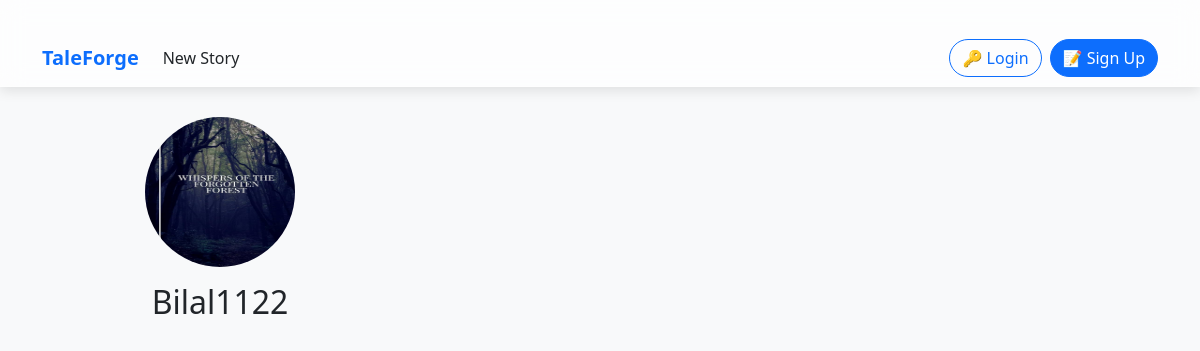
/accounts/profile/6/, run on the app's committed database.
### accounts/models.py (models this page shows, shortened)
class CustomUser(AbstractUser):
    bio = models.TextField(max_length=500, blank=True)
    avatar = models.ImageField(upload_to='avatars/', blank=True, null=True)
    is_moderator = models.BooleanField(default=False)

### accounts/views.py (the view)
# urls.py: path('profile/<int:pk>/', ProfileView.as_view(), name='profile'),
class ProfileView(DetailView):
    model = CustomUser
    template_name = 'accounts/profile.html'
    context_object_name = 'profile_user'
    def get_context_data(self, **kwargs):
        context = super().get_context_data(**kwargs)
        user = self.get_object()
        context['stories'] = user.story_set.all()  # Get all stories by this user
        return context

### templates/accounts/profile.html (shortened to what this page needs)
{% extends 'base.html' %}
{% block content %}
<div class="row">
    <div class="col-md-4 text-center">
        {% if profile_user.avatar %}
            <img src="{{ profile_user.avatar.url }}" alt="{{ profile_user.username }}"
                 class="rounded-circle mb-3" width="150" height="150">
        {% else %}
            <div class="avatar-placeholder rounded-circle mb-3 d-flex align-items-center justify-content-center"
                 style="width:150px; height:150px; background-color:#eee;">
                <span class="text-muted">{{ profile_user.username|first|upper }}</span>
            </div>
        {% endif %}
        <h2>{{ profile_user.username }}</h2>
    </div>
</div>
{% endblock %}

### templates/base.html (style rules this page uses)
body { background-color: #f8f9fa; color: #212529; font-family: 'Segoe UI', Tahoma, Geneva, Verdana, sans-serif; }

### data on the page
CustomUser: avatar (picture), username "Bilal1122"
